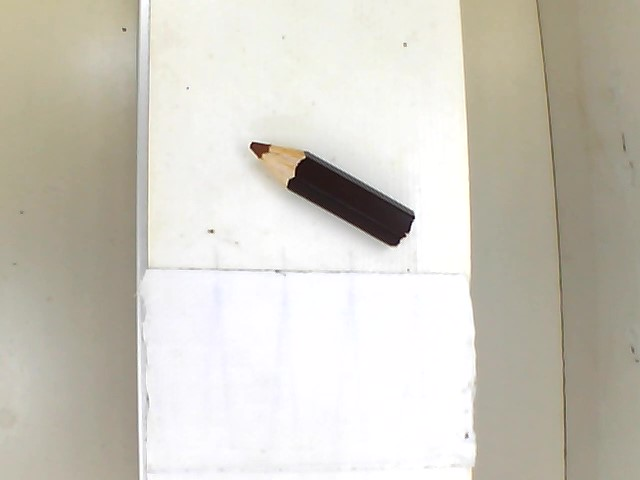
#> input picture project/picture/brown.jpg, 640 x 480 px, found by its file name
$ python 'brown error.py'
#> lines starting #> are read from the running program, lines starting #| are printed output that depends on the picture; after the words box and inside, x2 and y2 are one past the last pixel; in counts of white or black regions, pixels touching at a corner belong together
import numpy as np
import cv2

img = cv2.imread('C:/Users/Admin/Desktop/Project/picture/brown.jpg')
#> img is the input picture: shape (480, 640, 3); mean B, G, R 191.7, 202.1, 205.6

hsv = cv2.cvtColor(img,cv2.COLOR_BGR2HSV)
#> hsv: shape (480, 640, 3); mean H, S, V 44.9, 22.4, 206.1

lower_red = np.array([140,20,20])
upper_red = np.array([255,100,100])

mask1 = cv2.inRange(hsv, lower_red, upper_red)
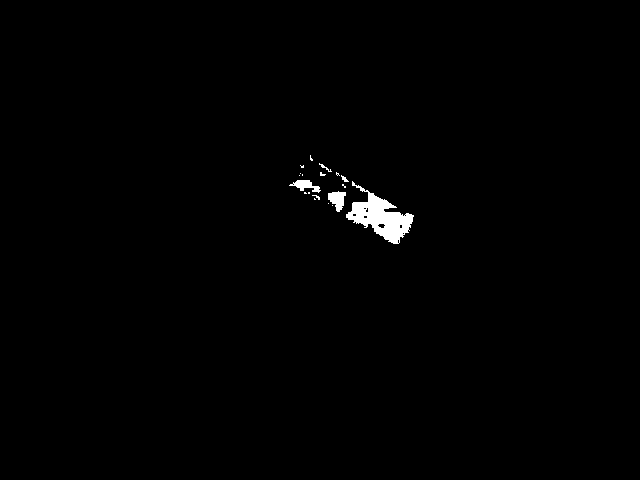
#> mask1: shape (480, 640); 0.75% white; 19 white regions (14 under 20 px), largest, box (x1, y1, x2, y2) and area: (346, 181, 414, 244) 1745, (328, 191, 346, 212) 235, (289, 180, 321, 193) 195, (319, 163, 332, 172) 29, (341, 175, 349, 182) 26
res2 = cv2.bitwise_and(img,img, mask= mask1)

kernel = np.ones((7,7),np.uint8)

dilation = cv2.dilate(mask1,kernel,iterations = 2)
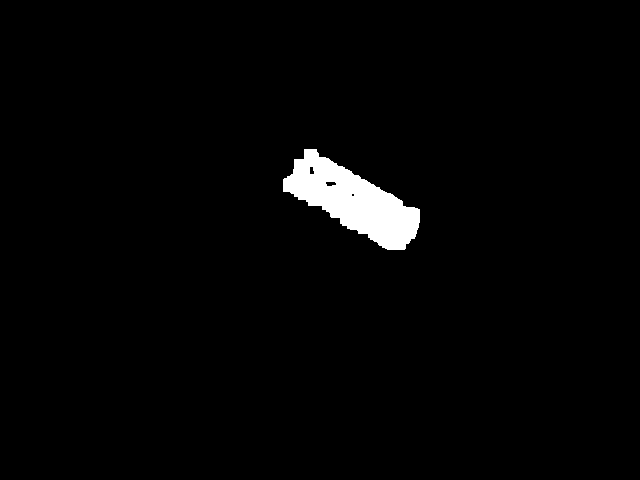
#> dilation: shape (480, 640); 2.1% white; 1 white region, box (x1, y1, x2, y2) and area: (283, 149, 420, 250) 6554
closing = cv2.morphologyEx(dilation,cv2.MORPH_CLOSE,kernel)
#> closing: shape (480, 640); 2.2% white; 1 white region, box (x1, y1, x2, y2) and area: (283, 149, 420, 250) 6615


cv2.imshow('dilation',dilation)
cv2.imshow('closing',closing)
cv2.imshow('img',img)
cv2.imshow('mask',mask1)
cv2.imshow('res',res2)

#หาช่วงยากสัดๆ เลยเอ๋อ
